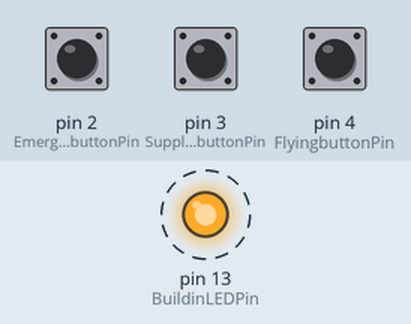
Simulated run of this program. Board: Arduino Nano Every. Parts: output pins drawn as LEDs (lit = HIGH). Dashed ring = blinking. Inputs (shaded band) come from the test bench; at power-on: pin 2 (EmergencybuttonPin) HIGH, pin 3 (SupplyingbuttonPin) LOW, pin 4 (FlyingbuttonPin) LOW. What the program prints to the serial monitor is not drawn.

Above: at 1.25 s.
1.3 s: pin 2 (EmergencybuttonPin) pulled LOW for 0.25 s
4.3 s: pin 3 (SupplyingbuttonPin) pulled HIGH for 0.25 s
7.3 s: pin 4 (FlyingbuttonPin) pulled HIGH for 0.25 s
10.3 s: pin 2 (EmergencybuttonPin) pulled LOW for 1 s
13.3 s: pin 3 (SupplyingbuttonPin) pulled HIGH for 1 s
16.3 s: pin 4 (FlyingbuttonPin) pulled HIGH for 1 s
Timing chart, 0 to 20.3 s (numbered marks = the images above; inputs shaded):
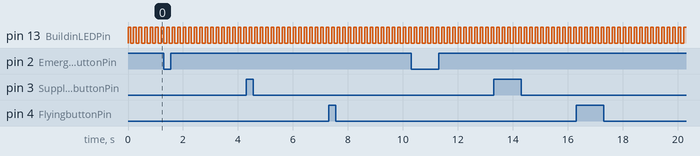

The program:

main.cpp
```cpp
/*
# Flight mode button for arduino nano every

## Description:
Main switch           →→ Arduino Nano Every → USB → UART, Serial → Python → PC
Flying mode switch    →↑
Supplying mode switch →↑

## Reference:
1. Arduino ボタン Python 連携
https://chatgpt.com/share/67b7bd55-c9ac-800c-bb8b-c0932ccf00a2

2. Arduino Nano Every — Arduino Online Shop
https://store-usa.arduino.cc/products/arduino-nano-every?srsltid=AfmBOopT4m2ACwbTL1XJ0E0ZtFIOGySWbm_JmXyK9p6GdMqJo2xQ0pmp
3. Arduino Nano Every, Pin assignment
https://content.arduino.cc/assets/Pinout-NANOevery_latest.pdf

# - SWITCHED_STANDBY_MODE
# - SWITCHED_SUPPLYING_MODE
# - SWITCHED_FLYING_MODE
*/

#include <Arduino.h>

#define Version "1.0"

enum State {
    EMERGENCY_MODE = -1,
    STANDBY_MODE = 0,
    SUPPLYING_MODE,
    FLYING_MODE
};

int current_state = STANDBY_MODE;

const int EmergencybuttonPin = 2;   // D2, Emergencyモード（Main switch, 非常停止スイッチ（リモート））のボタンを接続するピン
const int SupplyingbuttonPin = 3; // D3, Suppyingモード（Chargingモード）ボタンを接続するピン
const int FlyingbuttonPin = 4;    // D4, Flyingモードボタンを接続するピン
volatile bool EmergencybuttonSwitched = false;   // Emergencyモード割り込み用のフラグ
volatile bool SupplyingbuttonSwitched = false; // Suppyingモード割り込み用のフラグ
volatile bool FlyingbuttonSwitched = false;    // Flyingモード割り込み用のフラグ

const int BuildinLEDPin = 13;  // 基板に実装済みのLED

int period_count = 0;
int period = 5; // 5 * 0.2s = 1s

int EmergencybuttonState;     // Emergencyモードボタンの状態を取得
int SupplyingbuttonState; // Suppyingモードボタンの状態を取得
int FlyingbuttonState;       // Flyingモードボタンの状態を取得

// Emergencyモード割り込みハンドラ（ISR）
void EmergencybuttonISR() {
    //Serial.println("EmergencybuttonISR");
    EmergencybuttonSwitched = true;
}

// Suppyingモード割り込みハンドラ（ISR）
void SupplyingbuttonISR() {
    //Serial.println("SupplyingbuttonISR\n");
    SupplyingbuttonSwitched = true;
}

// Flyingモード割り込みハンドラ（ISR）
void FlyingbuttonISR() {
    //Serial.println("FlyingbuttonISR\n");
    FlyingbuttonSwitched = true;
}

void setup() {
    pinMode(BuildinLEDPin, OUTPUT); // LEDを出力モードに設定

    pinMode(EmergencybuttonPin, INPUT_PULLUP);    // 内部プルアップ抵抗を有効化
    //pinMode(SupplyingbuttonPin, INPUT_PULLUP);  // 内部プルアップ抵抗を有効化
    //pinMode(FlyingbuttonPin, INPUT_PULLUP);     // 内部プルアップ抵抗を有効化

    //pinMode(EmergencybuttonPin, INPUT_PULLDOWN);    // 内部プルダウン抵抗を有効化
    pinMode(SupplyingbuttonPin, INPUT_PULLDOWN);  // 内部プルダウン抵抗を有効化
    pinMode(FlyingbuttonPin, INPUT_PULLDOWN);     // 内部プルダウン抵抗を有効化


    Serial.begin(115200);

    EmergencybuttonState = digitalRead(EmergencybuttonPin);     // Emergencyモードボタンの状態を取得
    //SupplyingbuttonState = digitalRead(SupplyingbuttonPin); // Suppyingモードボタンの状態を取得
    //FlyingbuttonState = digitalRead(FlyingbuttonPin);       // Flyingモードボタンの状態を取得
    if (EmergencybuttonState == LOW) { // active low
        current_state = EMERGENCY_MODE;
    }
    else {
        current_state = STANDBY_MODE;
    }

    // STANDYモード割り込み設定（CHANGE: ボタンが押された瞬間に割り込み発生）
    attachInterrupt(digitalPinToInterrupt(EmergencybuttonPin), EmergencybuttonISR, CHANGE);
    // Suppyingモード割り込み設定（CHANGE: ボタンが押された瞬間に割り込み発生）
    attachInterrupt(digitalPinToInterrupt(SupplyingbuttonPin), SupplyingbuttonISR, CHANGE);
    // Flyingモード割り込み設定（CHANGE: ボタンが押された瞬間に割り込み発生）
    attachInterrupt(digitalPinToInterrupt(FlyingbuttonPin), FlyingbuttonISR, CHANGE);

}

void loop() {
    EmergencybuttonState = digitalRead(EmergencybuttonPin);     // Emergencyモードボタンの状態を取得
    SupplyingbuttonState = digitalRead(SupplyingbuttonPin); // Suppyingモードボタンの状態を取得
    FlyingbuttonState = digitalRead(FlyingbuttonPin);       // Flyingモードボタンの状態を取得

    // if文の順序により、standby switch > supplying switch > flying switch の順に優先度が高い
    // チャタリング回避で、後にあるdelay(100)*2で、0.2sごとに判断する
    if (EmergencybuttonSwitched) {
        Serial.print("\n");
        //Serial.println("SWITCHED_EMERGENCY_MODE_BUTTON");
        if (EmergencybuttonState == LOW) { // active low
            Serial.println("SWITCHED_EMERGENCY_MODE"); // Pythonに通知
            current_state = EMERGENCY_MODE;
        }
        else {  //EmergencybuttonState == LOW // active low
            Serial.println("SWITCHED_STANDBY_MODE"); // Pythonに通知
            current_state = STANDBY_MODE;
        }
        EmergencybuttonSwitched = false; // フラグをリセット
    }
    else if (SupplyingbuttonSwitched) {
        Serial.print("\n");
        //Serial.println("SWITCHED_SUPPLYING_MODE_BUTTON");
        if (SupplyingbuttonState == HIGH) { // active high
            if (current_state == STANDBY_MODE) {
                Serial.println("SWITCHED_SUPPLYING_MODE"); // Pythonに通知
                current_state = SUPPLYING_MODE;
            }
            else { // from SUPPLYING_MODE or FLYING_MODE or EMERGENCY_MODE
              // 何もしない
            }
        }
        else {  //SupplyingbuttonState == LOW
            if (current_state == SUPPLYING_MODE) {
                // Standby modeに戻る
                Serial.println("SWITCHED_STANDBY_MODE"); // Pythonに通知
                current_state = STANDBY_MODE;
            }
            else { // from FLYING_MODE or EMERGENCY_MODE
                // 何もしない
            }
        }
        SupplyingbuttonSwitched = false; // フラグをリセット
    }
    else if (FlyingbuttonSwitched) {
        Serial.print("\n");
        //Serial.println("SWITCHED_FLYING_MODE_BUTTON");
        if (FlyingbuttonState == HIGH) { // active high
            if (current_state == STANDBY_MODE) {
                Serial.println("SWITCHED_FLYING_MODE"); // Pythonに通知
                current_state = FLYING_MODE;
            }
            else { // from SUPPLYING_MODE or FLYING_MODE or EMERGENCY_MODE
                // 何もしない
            }
        }
        else {  //FlyingbuttonState == LOW
            if (current_state == FLYING_MODE) {
                // Standby modeに戻る
                Serial.println("SWITCHED_STANDBY_MODE"); // Pythonに通知
                current_state = STANDBY_MODE;
            }
            else { // from SUPPLYING_MODE or EMERGENCY_MODE
                // 何もしない
            }
        }
        FlyingbuttonSwitched = false; // フラグをリセット
    }
    else {
        // 何もしない
    }

    Serial.print(".");
    digitalWrite(BuildinLEDPin, HIGH); // LEDを点灯
    delay(100); // 0.1s待つ
    digitalWrite(BuildinLEDPin, LOW); // LEDを消灯
    delay(100); // 0.1s待つ

    // 2sごとに状態をserialで送る
    period_count = period_count + 2;
    if (period_count >= period) {
        period_count = 0;
        if (current_state == STANDBY_MODE) {
            Serial.print("\n");
            Serial.println("CURRENT_STANDBY_MODE");
        }
        else if (current_state == SUPPLYING_MODE) {
            Serial.print("\n");
            Serial.println("CURRENT_SUPPLYING_MODE");
        }
        else if (current_state == FLYING_MODE) {
            Serial.print("\n");
            Serial.println("CURRENT_FLYING_MODE");
        }
        else {  // current_state == EMERGENCY_MODE)
            Serial.print("\n");
            Serial.println("CURRENT_EMERGENCY_MODE");
        }
    }
}
```

Measured:
- by itself, pin 13 (BuildinLEDPin): alternates HIGH for 0.10 s and LOW for 0.10 s
